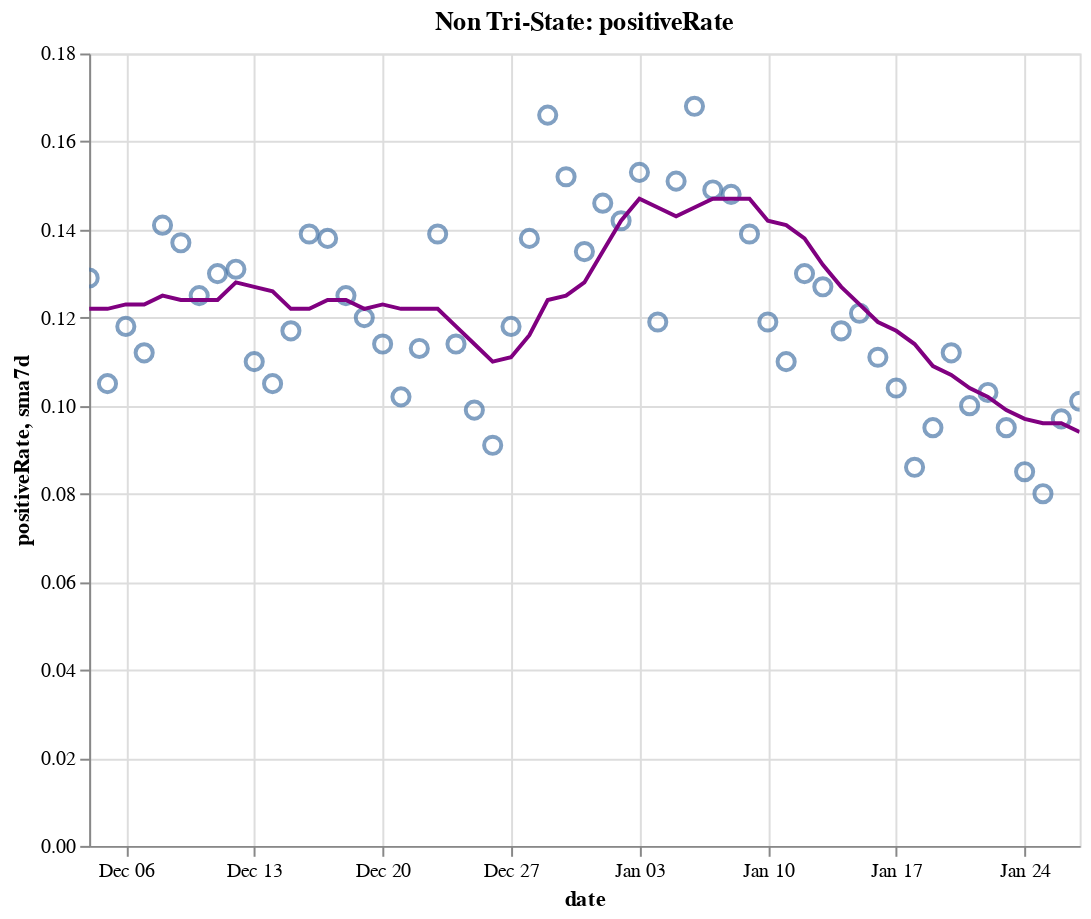

Notebook code for this chart:
### Code cell
create_plot(non_tristate, 'positiveRate')

### Figure 1 — Vega-Lite specification as saved in the notebook (floating-point values rounded to 4 significant figures)
{"config": {"view": {"continuousWidth": 400, "continuousHeight": 300}}, "layer": [{"layer": [{"mark": {"type": "point", "size": 75}, "encoding": {"tooltip": [{"type": "temporal", "field": "date"}, {"type": "quantitative", "field": "positiveRate"}, {"type": "quantitative", "field": "sma7d"}], "x": {"type": "temporal", "field": "date"}, "y": {"type": "quantitative", "field": "positiveRate"}}, "selection": {"selector016": {"type": "interval", "bind": "scales", "encodings": ["x", "y"]}}}, {"mark": {"type": "line", "color": "purple"}, "encoding": {"x": {"type": "temporal", "field": "date"}, "y": {"type": "quantitative", "field": "sma7d"}}}]}, {"mark": {"type": "rule", "color": "#aaa"}, "encoding": {"x": {"type": "temporal", "field": "date"}}, "transform": [{"filter": {"selection": "selector015"}}]}, {"mark": "circle", "encoding": {"opacity": {"condition": {"value": 1, "selection": "selector015"}, "value": 0}, "tooltip": [{"type": "temporal", "field": "date"}, {"type": "quantitative", "field": "positiveRate"}, {"type": "quantitative", "field": "sma7d"}], "x": {"type": "temporal", "field": "date"}, "y": {"type": "quantitative", "field": "positiveRate"}}, "selection": {"selector015": {"type": "single", "encodings": ["x"], "on": "mouseover", "nearest": true, "empty": "none"}}}, {"mark": {"type": "text", "align": "left", "dx": 5, "dy": -5, "stroke": "white", "strokeWidth": 2}, "encoding": {"text": {"type": "quantitative", "field": "positiveRate"}, "tooltip": [{"type": "temporal", "field": "date"}, {"type": "quantitative", "field": "positiveRate"}, {"type": "quantitative", "field": "sma7d"}], "x": {"type": "temporal", "field": "date"}, "y": {"type": "quantitative", "field": "positiveRate"}}, "transform": [{"filter": {"selection": "selector015"}}]}, {"mark": {"type": "text", "align": "left", "dx": 5, "dy": -5}, "encoding": {"text": {"type": "quantitative", "field": "positiveRate"}, "tooltip": [{"type": "temporal", "field": "date"}, {"type": "quantitative", "field": "positiveRate"}, {"type": "quantitative", "field": "sma7d"}], "x": {"type": "temporal", "field": "date"}, "y": {"type": "quantitative", "field": "positiveRate"}}, "transform": [{"filter": {"selection": "selector015"}}]}], "data": {"name": "data-729e3dac8789b593e51ee64db8657237"}, "height": 400, "title": "Non Tri-State: positiveRate", "width": 500, "$schema": "https://vega.github.io/schema/vega-lite/v4.8.1.json", "datasets": {"data-729e3dac8789b593e51ee64db8657237": [{"date": "2020-12-04T00:00:00", "totalTestResultsIncrease": 1619000.0, "positiveIncrease": 209600.0, "death": 221000.0, "deathIncrease": 2420.0, "positiveRate": 0.129, "state": "Non Tri-State", "sma7d": 0.122}, {"date": "2020-12-05T00:00:00", "totalTestResultsIncrease": 1908000.0, "positiveIncrease": 201000.0, "death": 223300.0, "deathIncrease": 2363.0, "positiveRate": 0.105, "state": "Non Tri-State", "sma7d": 0.122}, {"date": "2020-12-06T00:00:00", "totalTestResultsIncrease": 1408000.0, "positiveIncrease": 166000.0, "death": 224400.0, "deathIncrease": 1088.0, "positiveRate": 0.118, "state": "Non Tri-State", "sma7d": 0.123}, {"date": "2020-12-07T00:00:00", "totalTestResultsIncrease": 1446000.0, "positiveIncrease": 161900.0, "death": 225500.0, "deathIncrease": 1115.0, "positiveRate": 0.112, "state": "Non Tri-State", "sma7d": 0.123}, {"date": "2020-12-08T00:00:00", "totalTestResultsIncrease": 1402000.0, "positiveIncrease": 197900.0, "death": 228000.0, "deathIncrease": 2497.0, "positiveRate": 0.141, "state": "Non Tri-State", "sma7d": 0.125}, {"date": "2020-12-09T00:00:00", "totalTestResultsIncrease": 1439000.0, "positiveIncrease": 197000.0, "death": 230900.0, "deathIncrease": 2913.0, "positiveRate": 0.137, "state": "Non Tri-State", "sma7d": 0.124}, {"date": "2020-12-10T00:00:00", "totalTestResultsIncrease": 1603000.0, "positiveIncrease": 200900.0, "death": 233900.0, "deathIncrease": 2930.0, "positiveRate": 0.125, "state": "Non Tri-State", "sma7d": 0.124}, {"date": "2020-12-11T00:00:00", "totalTestResultsIncrease": 1670000.0, "positiveIncrease": 216800.0, "death": 236400.0, "deathIncrease": 2568.0, "positiveRate": 0.13, "state": "Non Tri-State", "sma7d": 0.124}, {"date": "2020-12-12T00:00:00", "totalTestResultsIncrease": 1585000.0, "positiveIncrease": 207300.0, "death": 238800.0, "deathIncrease": 2339.0, "positiveRate": 0.131, "state": "Non Tri-State", "sma7d": 0.128}, {"date": "2020-12-13T00:00:00", "totalTestResultsIncrease": 1560000.0, "positiveIncrease": 171900.0, "death": 240100.0, "deathIncrease": 1372.0, "positiveRate": 0.11, "state": "Non Tri-State", "sma7d": 0.127}, {"date": "2020-12-14T00:00:00", "totalTestResultsIncrease": 1627000.0, "positiveIncrease": 171200.0, "death": 241300.0, "deathIncrease": 1167.0, "positiveRate": 0.105, "state": "Non Tri-State", "sma7d": 0.126}, {"date": "2020-12-15T00:00:00", "totalTestResultsIncrease": 1494000.0, "positiveIncrease": 174100.0, "death": 244000.0, "deathIncrease": 2673.0, "positiveRate": 0.117, "state": "Non Tri-State", "sma7d": 0.122}, {"date": "2020-12-16T00:00:00", "totalTestResultsIncrease": 1534000.0, "positiveIncrease": 213200.0, "death": 247200.0, "deathIncrease": 3184.0, "positiveRate": 0.139, "state": "Non Tri-State", "sma7d": 0.122}, {"date": "2020-12-17T00:00:00", "totalTestResultsIncrease": 1621000.0, "positiveIncrease": 222900.0, "death": 250400.0, "deathIncrease": 3220.0, "positiveRate": 0.138, "state": "Non Tri-State", "sma7d": 0.124}, {"date": "2020-12-18T00:00:00", "totalTestResultsIncrease": 1763000.0, "positiveIncrease": 219900.0, "death": 253100.0, "deathIncrease": 2671.0, "positiveRate": 0.125, "state": "Non Tri-State", "sma7d": 0.124}, {"date": "2020-12-19T00:00:00", "totalTestResultsIncrease": 1566000.0, "positiveIncrease": 188600.0, "death": 255600.0, "deathIncrease": 2529.0, "positiveRate": 0.12, "state": "Non Tri-State", "sma7d": 0.122}, {"date": "2020-12-20T00:00:00", "totalTestResultsIncrease": 1589000.0, "positiveIncrease": 181300.0, "death": 257100.0, "deathIncrease": 1523.0, "positiveRate": 0.114, "state": "Non Tri-State", "sma7d": 0.123}, {"date": "2020-12-21T00:00:00", "totalTestResultsIncrease": 1589000.0, "positiveIncrease": 161700.0, "death": 258400.0, "deathIncrease": 1245.0, "positiveRate": 0.102, "state": "Non Tri-State", "sma7d": 0.122}, {"date": "2020-12-22T00:00:00", "totalTestResultsIncrease": 1533000.0, "positiveIncrease": 173600.0, "death": 261200.0, "deathIncrease": 2866.0, "positiveRate": 0.113, "state": "Non Tri-State", "sma7d": 0.122}, {"date": "2020-12-23T00:00:00", "totalTestResultsIncrease": 1459000.0, "positiveIncrease": 202800.0, "death": 264300.0, "deathIncrease": 3054.0, "positiveRate": 0.139, "state": "Non Tri-State", "sma7d": 0.122}, {"date": "2020-12-24T00:00:00", "totalTestResultsIncrease": 1622000.0, "positiveIncrease": 184400.0, "death": 267000.0, "deathIncrease": 2692.0, "positiveRate": 0.114, "state": "Non Tri-State", "sma7d": 0.118}, {"date": "2020-12-25T00:00:00", "totalTestResultsIncrease": 1084000.0, "positiveIncrease": 107800.0, "death": 268300.0, "deathIncrease": 1381.0, "positiveRate": 0.099, "state": "Non Tri-State", "sma7d": 0.114}, {"date": "2020-12-26T00:00:00", "totalTestResultsIncrease": 1916000.0, "positiveIncrease": 175000.0, "death": 269600.0, "deathIncrease": 1282.0, "positiveRate": 0.091, "state": "Non Tri-State", "sma7d": 0.11}, {"date": "2020-12-27T00:00:00", "totalTestResultsIncrease": 1207000.0, "positiveIncrease": 142500.0, "death": 270900.0, "deathIncrease": 1265.0, "positiveRate": 0.118, "state": "Non Tri-State", "sma7d": 0.111}, {"date": "2020-12-28T00:00:00", "totalTestResultsIncrease": 1020000.0, "positiveIncrease": 141200.0, "death": 272100.0, "deathIncrease": 1238.0, "positiveRate": 0.138, "state": "Non Tri-State", "sma7d": 0.116}, {"date": "2020-12-29T00:00:00", "totalTestResultsIncrease": 1081000.0, "positiveIncrease": 179500.0, "death": 275100.0, "deathIncrease": 3016.0, "positiveRate": 0.166, "state": "Non Tri-State", "sma7d": 0.124}, {"date": "2020-12-30T00:00:00", "totalTestResultsIncrease": 1356000.0, "positiveIncrease": 205600.0, "death": 278700.0, "deathIncrease": 3536.0, "positiveRate": 0.152, "state": "Non Tri-State", "sma7d": 0.125}, {"date": "2020-12-31T00:00:00", "totalTestResultsIncrease": 1470000.0, "positiveIncrease": 198500.0, "death": 281700.0, "deathIncrease": 3041.0, "positiveRate": 0.135, "state": "Non Tri-State", "sma7d": 0.128}, {"date": "2021-01-01T00:00:00", "totalTestResultsIncrease": 1084000.0, "positiveIncrease": 158100.0, "death": 284000.0, "deathIncrease": 2306.0, "positiveRate": 0.146, "state": "Non Tri-State", "sma7d": 0.135}, {"date": "2021-01-02T00:00:00", "totalTestResultsIncrease": 1789000.0, "positiveIncrease": 254100.0, "death": 286200.0, "deathIncrease": 2146.0, "positiveRate": 0.142, "state": "Non Tri-State", "sma7d": 0.142}, {"date": "2021-01-03T00:00:00", "totalTestResultsIncrease": 1255000.0, "positiveIncrease": 192300.0, "death": 287500.0, "deathIncrease": 1295.0, "positiveRate": 0.153, "state": "Non Tri-State", "sma7d": 0.147}, {"date": "2021-01-04T00:00:00", "totalTestResultsIncrease": 1346000.0, "positiveIncrease": 160400.0, "death": 288700.0, "deathIncrease": 1270.0, "positiveRate": 0.119, "state": "Non Tri-State", "sma7d": 0.145}, {"date": "2021-01-05T00:00:00", "totalTestResultsIncrease": 1283000.0, "positiveIncrease": 193800.0, "death": 291900.0, "deathIncrease": 3168.0, "positiveRate": 0.151, "state": "Non Tri-State", "sma7d": 0.143}, {"date": "2021-01-06T00:00:00", "totalTestResultsIncrease": 1328000.0, "positiveIncrease": 223100.0, "death": 295500.0, "deathIncrease": 3560.0, "positiveRate": 0.168, "state": "Non Tri-State", "sma7d": 0.145}, {"date": "2021-01-07T00:00:00", "totalTestResultsIncrease": 1616000.0, "positiveIncrease": 240800.0, "death": 299200.0, "deathIncrease": 3700.0, "positiveRate": 0.149, "state": "Non Tri-State", "sma7d": 0.147}, {"date": "2021-01-08T00:00:00", "totalTestResultsIncrease": 1782000.0, "positiveIncrease": 263200.0, "death": 302600.0, "deathIncrease": 3468.0, "positiveRate": 0.148, "state": "Non Tri-State", "sma7d": 0.147}, {"date": "2021-01-09T00:00:00", "totalTestResultsIncrease": 1739000.0, "positiveIncrease": 242000.0, "death": 305900.0, "deathIncrease": 3249.0, "positiveRate": 0.139, "state": "Non Tri-State", "sma7d": 0.147}, {"date": "2021-01-10T00:00:00", "totalTestResultsIncrease": 1735000.0, "positiveIncrease": 206700.0, "death": 307800.0, "deathIncrease": 1883.0, "positiveRate": 0.119, "state": "Non Tri-State", "sma7d": 0.142}, {"date": "2021-01-11T00:00:00", "totalTestResultsIncrease": 1518000.0, "positiveIncrease": 167700.0, "death": 309200.0, "deathIncrease": 1426.0, "positiveRate": 0.11, "state": "Non Tri-State", "sma7d": 0.141}, {"date": "2021-01-12T00:00:00", "totalTestResultsIncrease": 1475000.0, "positiveIncrease": 191300.0, "death": 313000.0, "deathIncrease": 3758.0, "positiveRate": 0.13, "state": "Non Tri-State", "sma7d": 0.138}, {"date": "2021-01-13T00:00:00", "totalTestResultsIncrease": 1543000.0, "positiveIncrease": 195600.0, "death": 316700.0, "deathIncrease": 3710.0, "positiveRate": 0.127, "state": "Non Tri-State", "sma7d": 0.132}, {"date": "2021-01-14T00:00:00", "totalTestResultsIncrease": 1718000.0, "positiveIncrease": 201200.0, "death": 320300.0, "deathIncrease": 3602.0, "positiveRate": 0.117, "state": "Non Tri-State", "sma7d": 0.127}, {"date": "2021-01-15T00:00:00", "totalTestResultsIncrease": 1782000.0, "positiveIncrease": 215800.0, "death": 323600.0, "deathIncrease": 3384.0, "positiveRate": 0.121, "state": "Non Tri-State", "sma7d": 0.123}, {"date": "2021-01-16T00:00:00", "totalTestResultsIncrease": 1752000.0, "positiveIncrease": 194500.0, "death": 327100.0, "deathIncrease": 3456.0, "positiveRate": 0.111, "state": "Non Tri-State", "sma7d": 0.119}, {"date": "2021-01-17T00:00:00", "totalTestResultsIncrease": 1602000.0, "positiveIncrease": 167300.0, "death": 329000.0, "deathIncrease": 1856.0, "positiveRate": 0.104, "state": "Non Tri-State", "sma7d": 0.117}, {"date": "2021-01-18T00:00:00", "totalTestResultsIncrease": 1474000.0, "positiveIncrease": 127500.0, "death": 330100.0, "deathIncrease": 1145.0, "positiveRate": 0.086, "state": "Non Tri-State", "sma7d": 0.114}, {"date": "2021-01-19T00:00:00", "totalTestResultsIncrease": 1310000.0, "positiveIncrease": 124800.0, "death": 332000.0, "deathIncrease": 1903.0, "positiveRate": 0.095, "state": "Non Tri-State", "sma7d": 0.109}, {"date": "2021-01-20T00:00:00", "totalTestResultsIncrease": 1476000.0, "positiveIncrease": 166000.0, "death": 336000.0, "deathIncrease": 4022.0, "positiveRate": 0.112, "state": "Non Tri-State", "sma7d": 0.107}, {"date": "2021-01-21T00:00:00", "totalTestResultsIncrease": 1630000.0, "positiveIncrease": 163400.0, "death": 339600.0, "deathIncrease": 3555.0, "positiveRate": 0.1, "state": "Non Tri-State", "sma7d": 0.104}, {"date": "2021-01-22T00:00:00", "totalTestResultsIncrease": 1630000.0, "positiveIncrease": 167600.0, "death": 343200.0, "deathIncrease": 3651.0, "positiveRate": 0.103, "state": "Non Tri-State", "sma7d": 0.102}, {"date": "2021-01-23T00:00:00", "totalTestResultsIncrease": 1617000.0, "positiveIncrease": 153800.0, "death": 346600.0, "deathIncrease": 3388.0, "positiveRate": 0.095, "state": "Non Tri-State", "sma7d": 0.099}, {"date": "2021-01-24T00:00:00", "totalTestResultsIncrease": 1474000.0, "positiveIncrease": 125700.0, "death": 348400.0, "deathIncrease": 1765.0, "positiveRate": 0.085, "state": "Non Tri-State", "sma7d": 0.097}, {"date": "2021-01-25T00:00:00", "totalTestResultsIncrease": 1383000.0, "positiveIncrease": 111100.0, "death": 349700.0, "deathIncrease": 1307.0, "positiveRate": 0.08, "state": "Non Tri-State", "sma7d": 0.096}, {"date": "2021-01-26T00:00:00", "totalTestResultsIncrease": 1308000.0, "positiveIncrease": 126600.0, "death": 353100.0, "deathIncrease": 3413.0, "positiveRate": 0.097, "state": "Non Tri-State", "sma7d": 0.096}, {"date": "2021-01-27T00:00:00", "totalTestResultsIncrease": 1326000.0, "positiveIncrease": 133400.0, "death": 356900.0, "deathIncrease": 3748.0, "positiveRate": 0.101, "state": "Non Tri-State", "sma7d": 0.094}]}}
